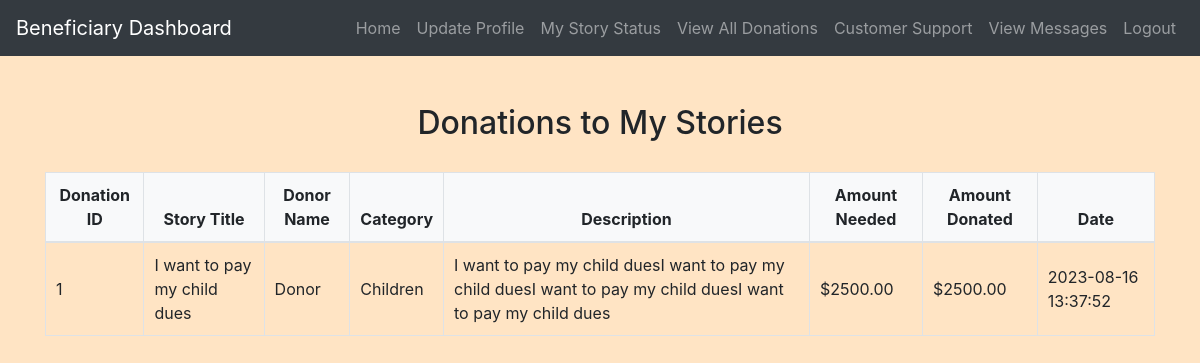
Screenshot of /Beneficiary/all_donations.php (signed in) with the database file from the repository.
### tables this page shows
CREATE TABLE `donations` (
  `donation_id` int(11) NOT NULL,
  `donor_id` int(11) NOT NULL,
  `donor_name` varchar(255) NOT NULL,
  `story_id` int(11) NOT NULL,
  `category_id` int(11) NOT NULL,
  `beneficiary_id` int(11) NOT NULL,
  `beneficiary_name` varchar(255) NOT NULL,
  `amount` decimal(10,2) NOT NULL,
  `created_at` timestamp NOT NULL DEFAULT current_timestamp()
);

CREATE TABLE `stories` (
  `story_id` int(11) NOT NULL,
  `category_id` int(11) DEFAULT NULL,
  `beneficiary_id` int(11) DEFAULT NULL,
  `beneficiary_name` varchar(255) DEFAULT NULL,
  `title` varchar(255) NOT NULL,
  `description` text NOT NULL,
  `amount_needed` decimal(10,2) NOT NULL,
  `profile_picture` varchar(255) DEFAULT NULL,
  `status` varchar(50) NOT NULL,
  `created_at` timestamp NOT NULL DEFAULT current_timestamp()
);

CREATE TABLE `users` (
  `id` int(11) NOT NULL,
  `username` varchar(255) NOT NULL,
  `email` varchar(255) NOT NULL,
  `password` varchar(255) NOT NULL,
  `phone` varchar(20) NOT NULL,
  `usertype` enum('Beneficiary','Donor') NOT NULL,
  `status` varchar(20) NOT NULL
);

CREATE TABLE `categories` (
  `id` int(11) NOT NULL,
  `name` varchar(255) NOT NULL
);

### Beneficiary/all_donations.php (the view, shortened to what this page needs)
<?php
include('config.php');
$beneficiary_id = $_SESSION['user_id'];
$donations_sql = "SELECT d.*, s.title AS story_title, s.amount_needed, s.description, c.name AS category_name, u.username AS donor_name
                  FROM donations d
                  INNER JOIN stories s ON d.story_id = s.story_id
                  INNER JOIN categories c ON d.category_id = c.id
                  INNER JOIN users u ON d.donor_id = u.id
                  WHERE s.beneficiary_id = ?";
$stmt = mysqli_prepare($conn, $donations_sql);
mysqli_stmt_bind_param($stmt, "i", $beneficiary_id);
mysqli_stmt_execute($stmt);
$donations_result = mysqli_stmt_get_result($stmt);
?>
<!DOCTYPE html>
<html>
<head>
    <link rel="stylesheet" href="https://maxcdn.bootstrapcdn.com/bootstrap/4.5.2/css/bootstrap.min.css">
    <link rel="stylesheet" href="../css/style.css">
</head>
<body>
    <?php include('navbar.php'); ?>
    <div class="container mt-5">
        <h2>Donations to My Stories</h2>
        <?php if (mysqli_num_rows($donations_result) > 0) { ?>
            <table class="table">
                <thead>
                    <tr>
                        <th>Donation ID</th>
                        <th>Story Title</th>
                        <th>Donor Name</th>
                        <th>Category</th>
                        <th>Description</th>
                        <th>Amount Needed</th>
                        <th>Amount Donated</th>
                        <th>Date</th>
                    </tr>
                </thead>
                <tbody>
                    <?php while ($row = mysqli_fetch_assoc($donations_result)) { ?>
                        <tr>
                            <td><?php echo $row['donation_id']; ?></td>
                            <td><?php echo $row['story_title']; ?></td>
                            <td><?php echo $row['donor_name']; ?></td>
                            <td><?php echo $row['category_name']; ?></td>
                            <td><?php echo $row['description']; ?></td>
                            <td>$<?php echo $row['amount_needed']; ?></td>
                            <td>$<?php echo $row['amount']; ?></td>
                            <td><?php echo $row['created_at']; ?></td>
                        </tr>
                    <?php } ?>
                </tbody>
            </table>
        <?php } else { ?>
            <p>No donation records found for your stories.</p>
        <?php } ?>
    </div>
</body>
</html>

### css/style.css (style rules this page uses)
body { background-color: bisque; }
h1, h2, h3, h4 { text-align: center; margin-top: 30px; margin-bottom: 30px; }
.table { width: 100%; border-collapse: collapse; margin-top: 20px; }
.table th, .table td { padding: 10px; border: 1px solid #dee2e6; }
.table thead th { background-color: #f8f9fa; font-weight: bold; text-align: center; }
.table tbody td { vertical-align: middle; }

### rows the page displays
donations: donation_id "1", story.title "I want to pay my child dues", donor.username "Donor", category.name "Children", story.description "I want to pay my child duesI want to pay my child duesI want to pay my child duesI want to pay my child dues", story.amount_needed "2500.00", amount "2500.00", created_at "2023-08-16 13:37:52"
